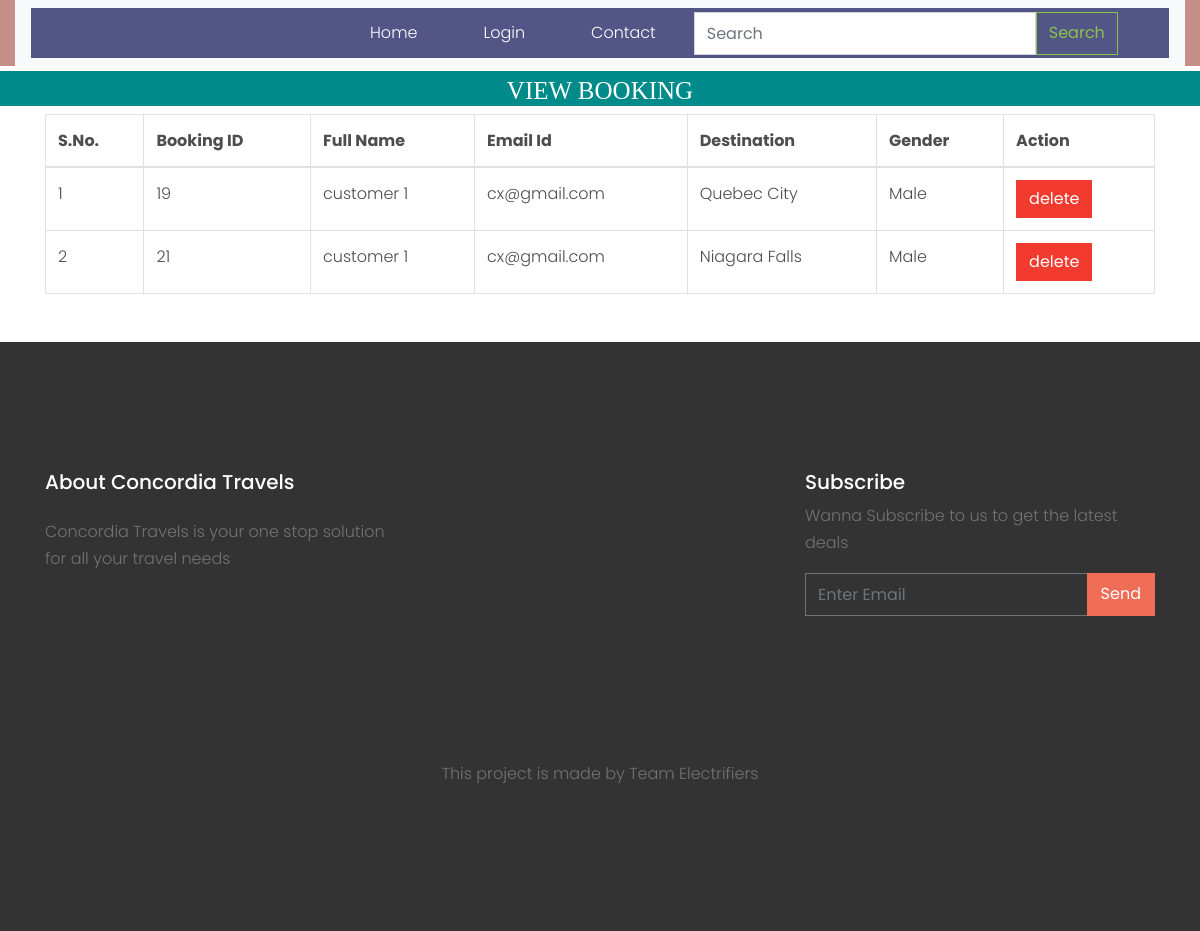
/view_booking/, run on the app's committed database.
### tour/models.py (models this page shows, shortened)
class Booking(models.Model):
    user = models.ForeignKey(User,on_delete=models.CASCADE,null=True)
    destination = models.ForeignKey(Destination,on_delete=models.CASCADE,null=True)
    Fname = models.CharField(max_length=30)
    Lname = models.CharField(max_length=30)
    Email = models.EmailField()
    gender = models.CharField(max_length=20,null=True)
    date = models.CharField(max_length=30,null=True)
    address = models.CharField(max_length=30,null=True)
    number = models.CharField(max_length=30,null=True)
    price = models.CharField(max_length=30,null=True)
    used_facility=models.CharField(max_length=30,null=True)

class Destination(models.Model):
    user = models.ForeignKey(User,on_delete=models.CASCADE,null=True)
    place = models.CharField(max_length=20)
    country = models.CharField(max_length=20)
    image = models.ImageField(null=True)
    image1 = models.ImageField(null=True)
    image2 = models.ImageField(null=True)
    image3 = models.ImageField(null=True)
    price_by_bus = models.CharField(max_length=20,null=True)
    price_by_Train = models.CharField(max_length=20, null=True)
    price_by_Flight = models.CharField(max_length=20, null=True)
    food_price = models.CharField(max_length=20, null=True)
    number_of_person = models.CharField(max_length=20, null=True)
    days = models.CharField(max_length=20, null=True)
    nights = models.CharField(max_length=20, null=True)
    description=models.CharField(max_length=200,null=True)
    def __str__(self):
        return self.place

### tour/views.py (the view)
# urls.py: path('view_booking/',views.view_booking,name='view_booking'),
def view_booking(request):
    c=Booking.objects.all()
    d={'c':c}
    return render(request,'view_booking.html',d)

### tour/templates/view_booking.html (shortened to what this page needs)
{% extends 'base.html' %}
{% load static %}
{% block body %}
<center>
      <h1 style="font-size:25px; background-color:darkcyan;height:35px;color:white;padding:5px;margin-top:5px;font-family : 'Monotype Corsiva" align="center"> VIEW BOOKING </h1>
</center>
<div class="container">
    <table class="table table-bordered" id="myTable">
  <thead>
  <tr>
  <th>S.No.</th>
    <th>Booking ID</th>
    <th>Full Name</th>
    <th>Email Id</th>
    <th>Destination</th>
    <th>Gender</th>
    <th>Action</th>
  </tr>
  </thead>
   <tbody>
    {% for i in c %}
  <tr>
<td>{{forloop.counter}}</td>
    <td>{{i.id}}</td>
    <td>{{i.Fname}} {{i.Lname}}</td>
      <td>{{i.Email}}</td>
      <td>{{i.destination}}</td>
      <td>{{i.gender}}</td>
    <td><a href="{% url 'admin_delete_booking' i.id %}" onclick="return confirm('Are you sure?')"><button class="btn btn-danger">delete</button></a></td>
  </tr>
    {% endfor %}
    </tbody>
</table>
</div>
{% endblock %}

### tour/static/css/style.css (style rules this page uses)
body { line-height: 1.7; color: #4d4d4d; font-weight: 300; font-size: 1rem; }
a { -webkit-transition: .3s all ease; -o-transition: .3s all ease; transition: .3s all ease; }
h1, h2, h3, h4, h5, .h1, .h2, .h3, .h4, .h5 { font-family: "Poppins", -apple-system, BlinkMacSystemFont, "Segoe UI", Roboto, "Helvetica Neue", Arial, sans-serif, "Apple Color Emoji", "Segoe UI Emoji", "Segoe UI Symbol", "Noto Color Emoji"; }
.btn { border-radius: 0; }

### data on the page
Booking: id "19", Fname "customer", Lname "1", Email "cx@gmail.com", destination "Quebec City", gender "Male"
Booking: id "21", Fname "customer", Lname "1", Email "cx@gmail.com", destination "Niagara Falls", gender "Male"
